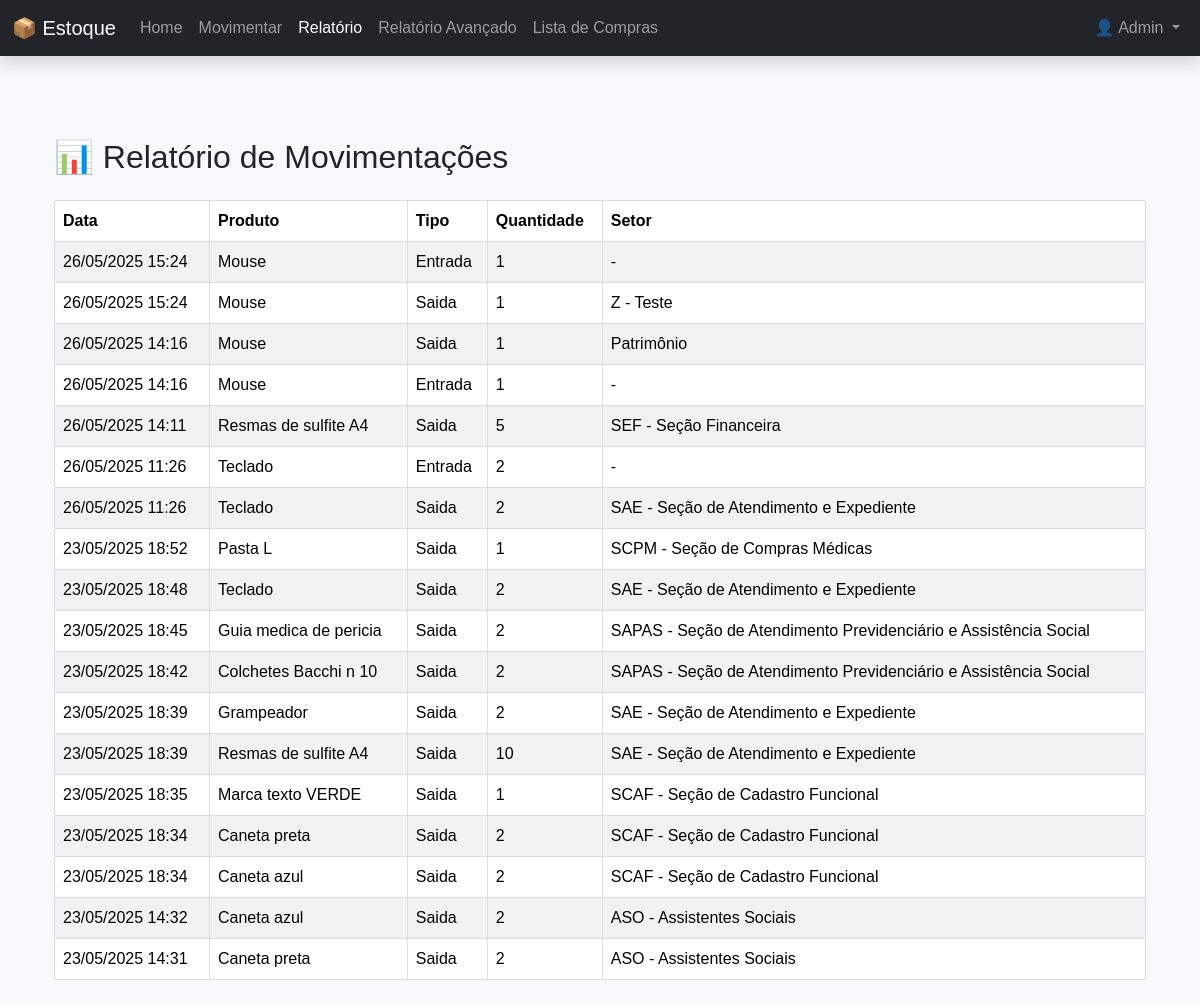
Page /relatorio (signed in) on the earlier database version.
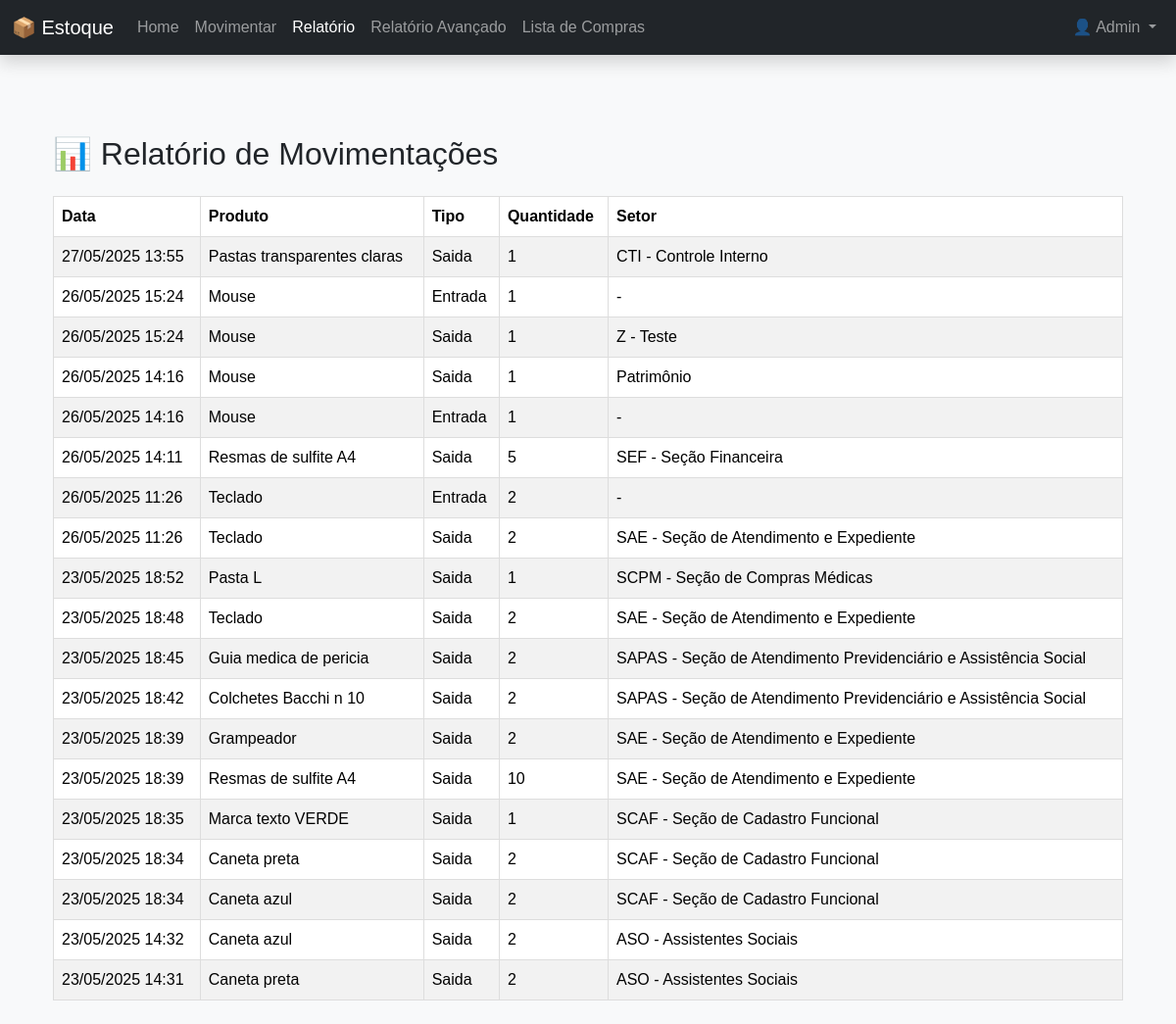
Same page on the later database version.
### models.py (models this page shows, shortened)
class Usuario(db.Model, UserMixin):
    id = db.Column(db.Integer, primary_key=True)
    nome = db.Column(db.String(100), nullable=False)
    email = db.Column(db.String(100), unique=True, nullable=False)
    senha = db.Column(db.String(200), nullable=False)
    tipo = db.Column(db.String(20), nullable=False, default='usuario')
    @property
    def is_admin(self):
        return self.tipo == 'admin'

class Movimentacao(db.Model):
    __tablename__ = 'movimentacoes'
    id = db.Column(db.Integer, primary_key=True)
    produto_id = db.Column(db.Integer, db.ForeignKey('produtos.id'))
    tipo = db.Column(db.String(10))  # entrada ou saida
    quantidade = db.Column(db.Integer)
    data = db.Column(db.DateTime, default=datetime.utcnow)
    setor_id = db.Column(db.Integer, db.ForeignKey('setores.id'), nullable=True)
    produto = db.relationship('Produto', backref='movimentacoes')
    setor = db.relationship('Setor', backref='movimentacoes')

class Produto(db.Model):
    __tablename__ = 'produtos'
    id = db.Column(db.Integer, primary_key=True)
    nome = db.Column(db.String(100), nullable=False)
    quantidade = db.Column(db.Integer, nullable=False)
    preco = db.Column(db.Float, nullable=False)
    estoque_minimo = db.Column(db.Integer, nullable=False, default=0)
    categoria_id = db.Column(db.Integer, db.ForeignKey('categoria.id'), nullable=False)

class Setor(db.Model):
    __tablename__ = 'setores'
    id = db.Column(db.Integer, primary_key=True)
    nome = db.Column(db.String(100), nullable=False)

### app.py (the view)
@app.route('/relatorio')
@login_required
def relatorio():
    movimentacoes = Movimentacao.query.order_by(Movimentacao.data.desc()).all()
    return render_template('relatorio.html', movimentacoes=movimentacoes)

### app.py (called while the page is built)
@login_manager.user_loader
def load_user(user_id):
    return Usuario.query.get(int(user_id))

### templates/relatorio.html (shortened to what this page needs)
{% extends 'base.html' %}
{% block content %}
  <div class="container mt-5">
    <h2 class="mb-4">📊 Relatório de Movimentações</h2>
    <table class="table table-striped">
      <thead>
        <tr>
          <th>Data</th>
          <th>Produto</th>
          <th>Tipo</th>
          <th>Quantidade</th>
          <th>Setor</th>
        </tr>
      </thead>
      <tbody>
        {% for mov in movimentacoes %}
        <tr>
          <td>{{ mov.data.strftime('%d/%m/%Y %H:%M') }}</td>
          <td>{{ mov.produto.nome }}</td>
          <td>{{ mov.tipo.title() }}</td>
          <td>{{ mov.quantidade }}</td>
          <td>
            {% if mov.tipo == 'saida' and mov.setor %}
              {{ mov.setor.nome }}
            {% else %}
              -
            {% endif %}
          </td>
        </tr>
        {% endfor %}
      </tbody>
    </table>
  </div>
{% endblock %}

### templates/base.html (shortened to what this page needs)
<!DOCTYPE html>
<html lang="pt-br">
<head>
  <link href="https://cdn.jsdelivr.net/npm/bootstrap@5.3.3/dist/css/bootstrap.min.css" rel="stylesheet">
  <link rel="stylesheet" href="{{ url_for('static', filename='css/style.css') }}">
</head>
<body class="bg-light">
  <nav class="navbar navbar-expand-lg navbar-dark bg-dark fixed-top shadow">
    <div class="container-fluid">
      <a class="navbar-brand" href="{{ url_for('index') }}">📦 Estoque</a>
      <div class="collapse navbar-collapse" id="navbarNav">
        <ul class="navbar-nav me-auto">
          <li class="nav-item">
            <a class="nav-link {% if request.endpoint == 'index' %}active{% endif %}" href="{{ url_for('index') }}">Home</a>
          </li>
          <li class="nav-item">
            <a class="nav-link {% if request.endpoint == 'movimentar' %}active{% endif %}" href="{{ url_for('movimentar') }}">Movimentar</a>
          </li>
          <li class="nav-item">
            <a class="nav-link {% if request.endpoint == 'relatorio' %}active{% endif %}" href="{{ url_for('relatorio') }}">Relatório</a>
          </li>
          <li class="nav-item">
            <a class="nav-link" href="{{ url_for('relatorio_avancado') }}">Relatório Avançado</a>
          </li>
                    <li class="nav-item">
            <a class="nav-link" href="{{ url_for('lista_compras') }}">Lista de Compras</a>
          </li>
        </ul>
        <ul class="navbar-nav ms-auto">
        {% if current_user.is_authenticated %}
          <li class="nav-item dropdown">
            <a class="nav-link dropdown-toggle" href="#" id="userDropdown" role="button" data-bs-toggle="dropdown" aria-expanded="false">
              👤 {{ current_user.nome }}
            </a>
          </li>
        {% else %}
          <li class="nav-item">
            <a class="nav-link text-success" href="{{ url_for('login') }}">Login</a>
          </li>
        {% endif %}
        </ul>
      </div>
    </div>
  </nav>
  <main class="container my-4">
    {% block content %}{% endblock %}
  </main>
</body>
</html>

### static/css/style.css (style rules this page uses)
body { font-family: Arial, sans-serif; margin: 20px; }
table { margin-top: 20px; border-collapse: collapse; width: 100%; }
table, th, td { border: 1px solid #ddd; }
th, td { padding: 8px; }

### templates/base.html (style rules this page uses)
body { padding-top: 70px; }

Differences in the rows shown:
added Movimentacao: data "27/05/2025 13:55", produto.nome "Pastas transparentes claras", tipo "Saida", quantidade "1", setor.nome "CTI - Controle Interno"
